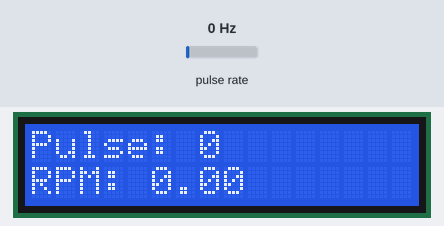
A sketch run on a simulated Arduino Uno, built with avr-gcc and run on an emulated ATmega328P. On the bench: 16×2 character LCD. Wiring (inferred from the names in the program): pulse sensor: data pin 2. The test bench sets the inputs (shaded band); at power-on: pulse rate 0 Hz. What the sketch prints to the serial monitor is not drawn.

Above: at 3.7 s.
3.8 s: pulse rate (sensor on pin 2) set to 50 Hz
At 5.1 s:
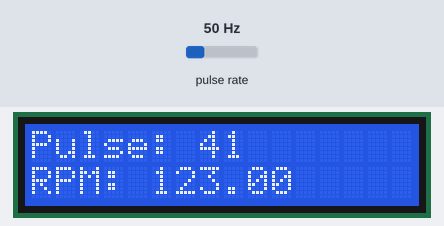
6.8 s: pulse rate (sensor on pin 2) set to 4 Hz
At 9.1 s:
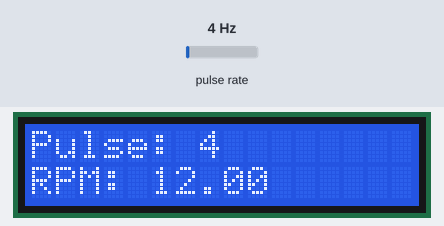
9.8 s: pulse rate (sensor on pin 2) set to 100 Hz
At 15.5 s:
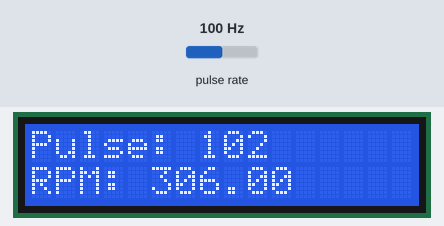
Timing chart, 0 to 17.0 s (numbered marks = the images above; inputs shaded):
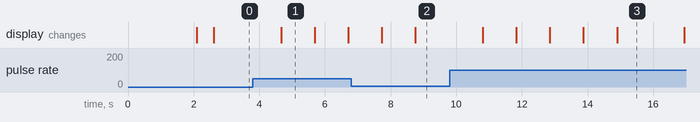

Measured:
- after the input at 3.8 s, the display: changes after 0.86 s (image 1)
- after the input at 6.8 s, the display: first changes after 0.93 s (image 2 shows a later state)
- after the input at 9.8 s, the display: first changes after 1.0 s (image 3 shows a later state)
- what the display in image 1 shows lasts 1.0 s, from 4.7 s to 5.7 s

The sketch:

ir_speed_encoder.ino
```cpp
#include <Wire.h>
#include <LiquidCrystal_I2C.h>

// Inisialisasi LCD I2C (alamat 0x27, 16 kolom, 2 baris)
LiquidCrystal_I2C lcd(0x27, 16, 2);

const int ENCODER_PIN = 2;

const int SLOTS_PER_REVOLUTION = 20;      // Jumlah slot pada disk encoder (sesuaikan dengan FC-03 Anda)
const unsigned long RPM_INTERVAL = 1000;  // Hitung RPM setiap 1 detik
unsigned long lastTimeRPM = 0;
float currentRPM = 0;

volatile unsigned long lastInterruptTime = 0;
const unsigned long DEBOUNCE_TIME = 500;

volatile long pulseCount = 0;
long lastPulseCount = 0;

void setup() {
  Serial.begin(9600);
  pinMode(ENCODER_PIN, INPUT_PULLUP);

  // Inisialisasi LCD
  lcd.init();
  lcd.backlight();

  // Tampilan awal
  lcd.setCursor(0, 0);
  lcd.print("IR Speed Sensor");
  lcd.setCursor(0, 1);
  lcd.print("Initializing...");
  delay(2000);
  lcd.clear();

  // Attach interrupt untuk mendeteksi perubahan dari HIGH ke LOW
  attachInterrupt(digitalPinToInterrupt(ENCODER_PIN), countPulse, FALLING);

  Serial.println("IR Speed Sensor - Optoencoder");
  delay(500);
}

void loop() {
  // Hitung RPM setiap interval tertentu
  if (millis() - lastTimeRPM >= RPM_INTERVAL) {
    noInterrupts();
    long currentPulse = pulseCount;
    interrupts();

    long pulseInInterval = currentPulse - lastPulseCount;
    currentRPM = (pulseInInterval * 60.0) / SLOTS_PER_REVOLUTION;

    // Tampilkan data ke Serial Monitor
    Serial.print(pulseInInterval);
    Serial.print("       | ");
    Serial.print(currentRPM, 2);
    Serial.println(" RPM");

    lcd.clear();
    // Baris 1: Pulse Count
    lcd.setCursor(0, 0);
    lcd.print("Pulse: ");
    lcd.print(pulseInInterval);
    // Baris 2: RPM
    lcd.setCursor(0, 1);
    lcd.print("RPM: ");
    lcd.print(currentRPM, 2);

    lastPulseCount = currentPulse;
    lastTimeRPM = millis();
  }
}

//COUNT PULSES
void countPulse() {
  unsigned long interruptTime = micros();
  if (interruptTime - lastInterruptTime > DEBOUNCE_TIME) {
    pulseCount++;
    lastInterruptTime = interruptTime;
  }
}
```
